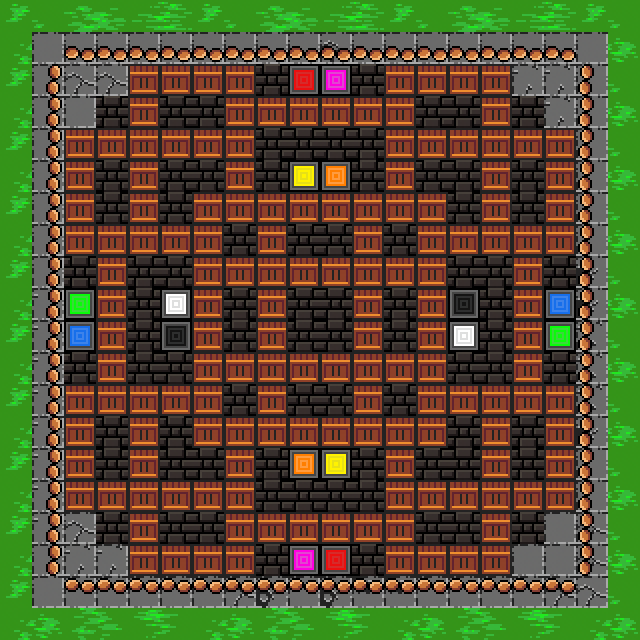

A level layout from a 2D game, rendered from its tile map. Below: a short description, then the map file with its tile-grid data intact:
An orthogonal 20x20 tile map with 32x32 px tiles, 3 tile layers (Capa de patrones 1, Capa de patrones 2, Capa de patrones 3).

<map version="1.10" tiledversion="1.11.0" orientation="orthogonal" renderorder="right-down" width="20" height="20" tilewidth="32" tileheight="32" infinite="0" nextlayerid="4" nextobjectid="1">
 <tileset firstgid="1" source="tileset.tsx" />
 <layer id="1" name="Capa de patrones 1" width="20" height="20">
  <data encoding="csv">
86,87,88,89,90,91,86,87,88,89,90,91,86,87,88,89,90,91,86,87,
103,79,79,79,79,79,79,79,79,79,80,79,79,79,79,79,79,79,79,104,
86,79,80,80,80,79,80,80,80,80,80,113,79,79,81,81,81,81,79,87,
103,79,79,96,80,79,79,114,80,81,81,81,81,81,113,80,80,81,79,104,
86,79,79,79,80,79,79,79,81,80,79,79,79,79,79,79,79,79,79,87,
103,79,81,81,81,81,79,79,79,79,79,81,79,79,79,79,79,80,79,104,
86,79,81,79,79,79,79,79,79,79,79,79,79,79,79,81,79,80,79,87,
103,79,81,79,114,96,81,79,81,79,79,79,79,81,79,79,81,80,79,104,
86,79,81,79,79,80,81,79,81,81,79,79,79,114,81,79,81,80,96,87,
103,81,81,114,79,81,80,79,81,113,79,79,79,81,81,79,79,81,96,104,
86,81,79,79,79,79,81,79,79,79,81,81,81,81,81,80,79,81,81,87,
103,81,81,79,79,79,79,79,79,79,81,81,79,81,81,80,79,80,81,104,
86,81,81,79,79,79,79,79,113,79,79,79,81,81,81,114,81,80,81,87,
103,81,81,79,79,79,79,79,79,79,79,81,81,81,81,81,81,96,96,104,
86,81,81,81,79,79,79,81,79,79,79,79,79,80,79,96,81,79,79,87,
103,81,79,79,79,80,81,79,79,79,79,79,79,79,79,80,81,80,79,104,
86,81,80,79,79,79,79,79,79,79,79,79,79,79,79,81,79,79,80,87,
103,79,81,81,81,81,81,80,80,81,81,81,81,113,79,79,79,79,80,104,
86,79,79,79,79,79,79,80,96,79,96,114,114,79,79,79,79,80,80,87,
103,104,105,106,107,108,103,104,105,106,107,108,103,104,105,106,107,108,103,104
</data>
 </layer>
 <layer id="2" name="Capa de patrones 2" width="20" height="20">
  <data encoding="csv">
0,0,0,0,0,0,0,0,0,0,0,0,0,0,0,0,0,0,0,0,
0,0,3221225474,3221225474,3221225474,3221225474,3221225474,3221225474,3221225474,3221225474,3221225474,3221225474,3221225474,3221225474,3221225474,3221225474,3221225474,3221225474,0,0,
0,2684354562,0,0,0,0,0,0,33,83,118,33,0,0,0,0,0,0,1610612738,0,
0,2684354562,0,33,0,33,33,0,0,0,0,0,0,33,33,0,33,0,1610612738,0,
0,2684354562,0,0,0,0,0,0,33,33,33,33,0,0,0,0,0,0,1610612738,0,
0,2684354562,0,33,0,33,33,0,33,85,102,33,0,33,33,0,33,0,1610612738,0,
0,2684354562,0,33,0,33,0,0,0,0,0,0,0,0,33,0,33,0,1610612738,0,
0,2684354562,0,0,0,0,0,33,0,33,33,0,33,0,0,0,0,0,1610612738,0,
0,2684354562,33,0,33,33,0,0,0,0,0,0,0,0,33,33,0,33,1610612738,0,
0,2684354562,119,0,33,100,0,33,0,33,33,0,33,0,117,33,0,84,1610612738,0,
0,2684354562,84,0,33,117,0,33,0,33,33,0,33,0,100,33,0,119,1610612738,0,
0,2684354562,33,0,33,33,0,0,0,0,0,0,0,0,33,33,0,33,1610612738,0,
0,2684354562,0,0,0,0,0,33,0,33,33,0,33,0,0,0,0,0,1610612738,0,
0,2684354562,0,33,0,33,0,0,0,0,0,0,0,0,33,0,33,0,1610612738,0,
0,2684354562,0,33,0,33,33,0,33,102,85,33,0,33,33,0,33,0,1610612738,0,
0,2684354562,0,0,0,0,0,0,33,33,33,33,0,0,0,0,0,0,1610612738,0,
0,2684354562,0,33,0,33,33,0,0,0,0,0,0,33,33,0,33,0,1610612738,0,
0,2684354562,0,0,0,0,0,0,33,118,83,33,0,0,0,0,0,0,1610612738,0,
0,0,2,2,2,2,2,2,2,2,2,2,2,2,2,2,2,2,0,0,
0,0,0,0,0,0,0,0,0,0,0,0,0,0,0,0,0,0,0,0
</data>
 </layer>
 <layer id="3" name="Capa de patrones 3" width="20" height="20">
  <data encoding="csv">
0,0,0,0,0,0,0,0,0,0,0,0,0,0,0,0,0,0,0,0,
0,0,0,0,0,0,0,0,0,0,0,0,0,0,0,0,0,0,0,0,
0,0,0,0,19,19,19,19,0,0,0,0,19,19,19,19,0,0,0,0,
0,0,0,0,19,0,0,19,19,19,19,19,19,0,0,19,0,0,0,0,
0,0,19,19,19,19,19,19,0,0,0,0,19,19,19,19,19,19,0,0,
0,0,19,0,19,0,0,19,0,0,0,0,19,0,0,19,0,19,0,0,
0,0,19,0,19,0,19,19,19,19,19,19,19,19,0,19,0,19,0,0,
0,0,19,19,19,19,19,0,19,0,0,19,0,19,19,19,19,19,0,0,
0,0,0,19,0,0,19,19,19,19,19,19,19,19,0,0,19,0,0,0,
0,0,0,19,0,0,19,0,19,0,0,19,0,19,0,0,19,0,0,0,
0,0,0,19,0,0,19,0,19,0,0,19,0,19,0,0,19,0,0,0,
0,0,0,19,0,0,19,19,19,19,19,19,19,19,0,0,19,0,0,0,
0,0,19,19,19,19,19,0,19,0,0,19,0,19,19,19,19,19,0,0,
0,0,19,0,19,0,19,19,19,19,19,19,19,19,0,19,0,19,0,0,
0,0,19,0,19,0,0,19,0,0,0,0,19,0,0,19,0,19,0,0,
0,0,19,19,19,19,19,19,0,0,0,0,19,19,19,19,19,19,0,0,
0,0,0,0,19,0,0,19,19,19,19,19,19,0,0,19,0,0,0,0,
0,0,0,0,19,19,19,19,0,0,0,0,19,19,19,19,0,0,0,0,
0,0,0,0,0,0,0,0,0,0,0,0,0,0,0,0,0,0,0,0,
0,0,0,0,0,0,0,0,0,0,0,0,0,0,0,0,0,0,0,0
</data>
 </layer>
</map>